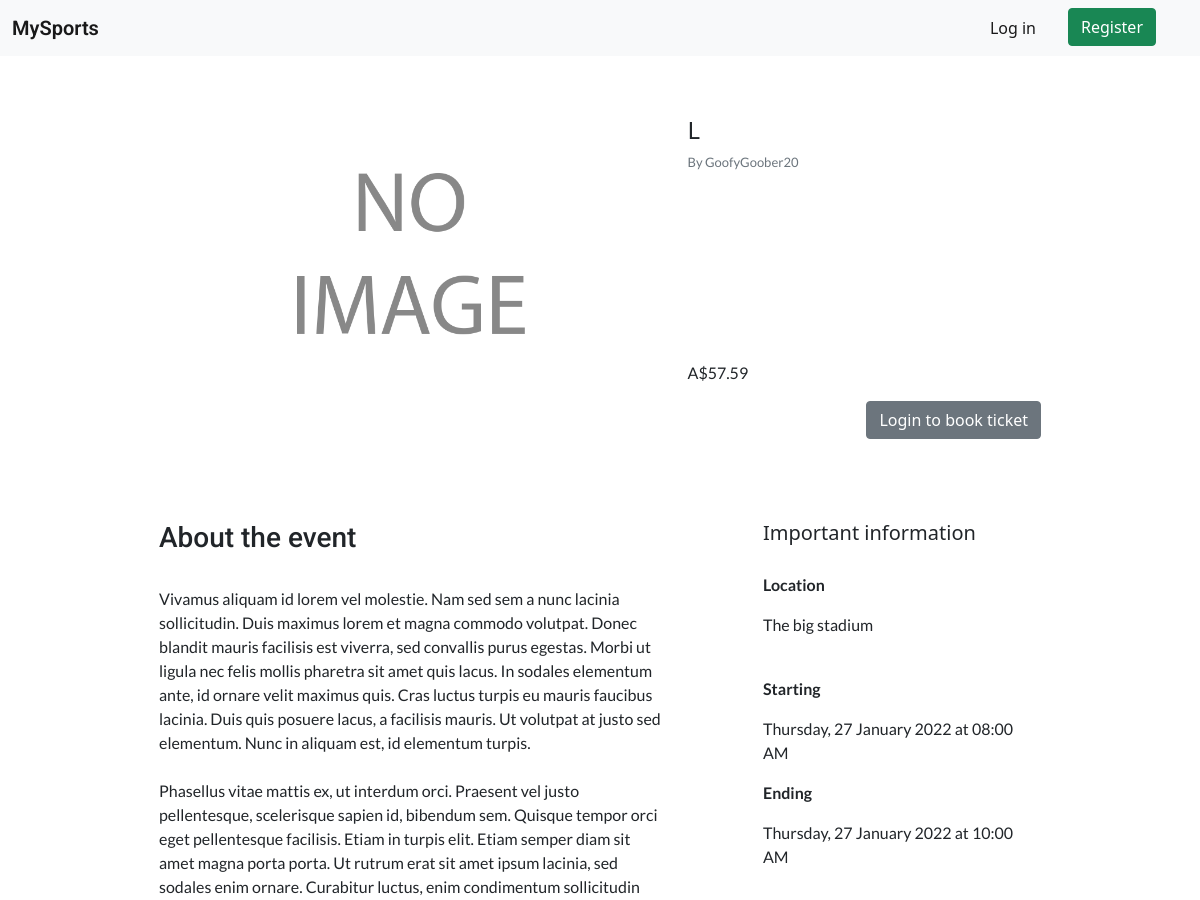
The page /view-details/4 (upper part) on the database as committed earlier.
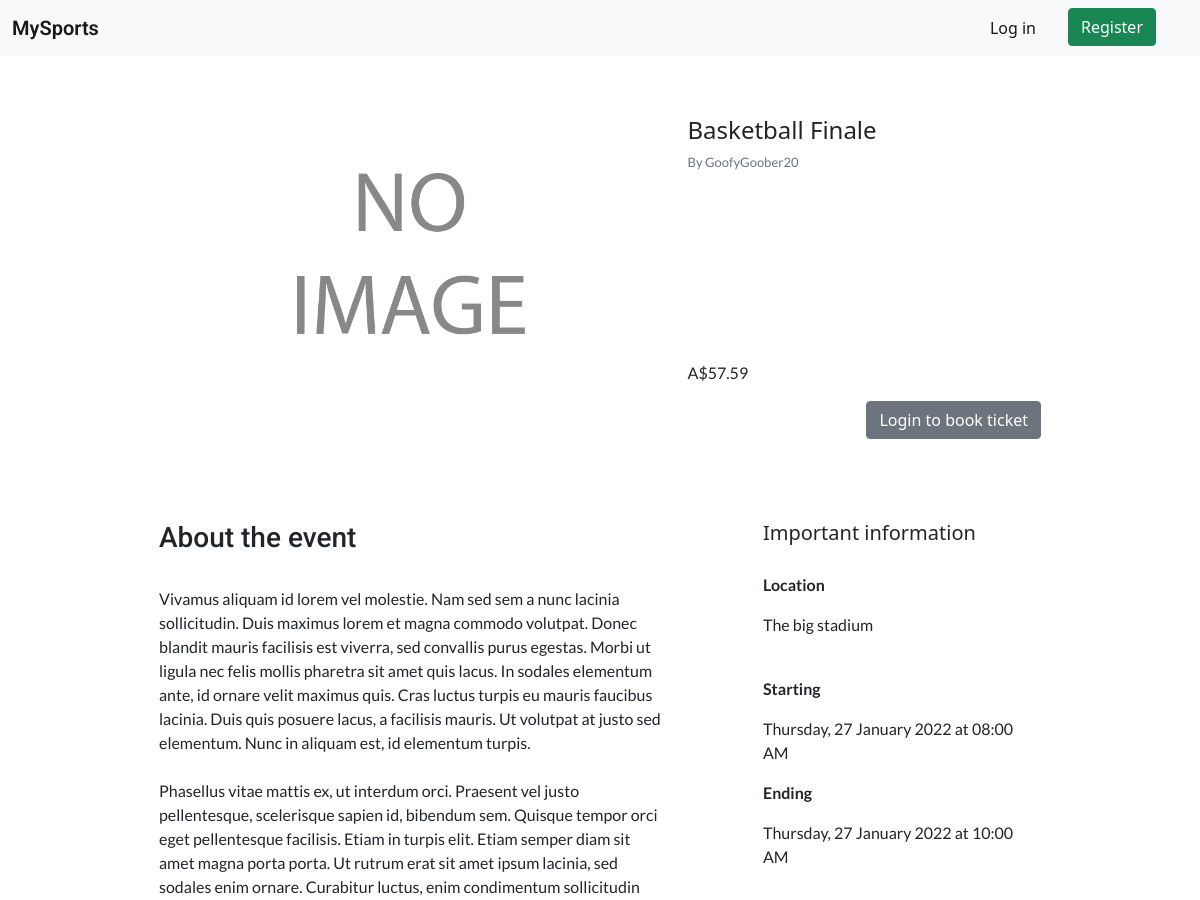
The same page on the database as committed later.
### website/models.py (models this page shows, shortened)
class Event(db.Model):
    __tablename__ = 'events'
    event_id = db.Column(db.Integer, primary_key=True, autoincrement=True)
    title = db.Column(db.String(80))
    description = db.Column(db.String(2000))
    sport = db.Column(db.String(20))
    image = db.Column(db.String(100))
    venue = db.Column(db.String(50))
    address = db.Column(db.String(150))
    start_time = db.Column(db.DateTime())
    end_time = db.Column(db.DateTime())
    status = db.Column(db.String(15))
    tickets_total = db.Column(db.Integer())
    price = db.Column(db.Float())
    user_id = db.Column(db.Integer(), db.ForeignKey('users.user_id'))
    orders = db.relationship('Order')
    comments = db.relationship('Comment')
    @property
    def is_owner(self) -> bool:
        return (self.user == current_user)
    @property
    def user(self) -> User:
        return User.query.filter_by(user_id=self.user_id).first()
    @property
    def tickets_sold(self) -> int:
        tickets_sold = 0
        for order in self.orders:
            tickets_sold += order.ticket_quantity
        return tickets_sold
    @property
    def tickets_remaining(self) -> int:
        return self.tickets_total - self.tickets_sold
    def formatted_time(self, time:datetime):
        return '{}, {} {} {} at {}'.format(get_day(time.weekday()),
                                                time.day,
                                                get_month(time.month - 1),
                                                time.year,
                                                time.strftime("%I:%M %p"))

### website/views.py (the view, shortened to what this page needs)
@bp.route('/view-details/<event_id>', methods=['GET', 'POST'])
def view_details(event_id):
    event:Event = Event.query.filter_by(event_id=event_id).first()
    if event is None:
        abort(404)
    set_current_event(event)
    cform = CommentForm()
    oform = OrderForm()
    oform.event_id = event_id
    return render_template('view_details.html', event=event, oform=oform, cform=cform)

### website/misc.py (called while the page is built)
def set_current_event(event:Event):
    session['current_event'] = event.event_id

### website/models.py (called while the page is built)
def get_day(day:int):
    return days_of_week[day]

def get_month(month:int):
    return months[month]

### website/templates/view_details.html (shortened to what this page needs)
{% extends "base.html" %}
{% import "bootstrap/wtf.html" as wtf %}
{% block content %}
<div class="div-3"></div>
<div class="container-fluid">
  <div class="col-11 col-sm-9 mx-auto">
    <div class="row">
      <div class="col-lg-7">
        <img class="image-centered" src="{{ url_for('.download', filename=event.image) }}">
      </div>
      <div class="col-lg-5 d-flex flex-column">
        <h4>{{ event.title }}</h4>
        <p class="mylead text-muted">By {{ event.user.username }}</p>
        <div class="div-6"></div>
        <p class="mt-auto me-2">A${{ event.price }}</p>
      </div>
    </div>
    {% if not event.is_owner %}
    {% if event.status == 'booked' or event.status == 'cancelled' %}
    <p>Cannot book, event is booked or cancelled</p>
    {% elif current_user.is_authenticated %}
    <button class="btn btn-success float-right" type="button" data-bs-toggle="modal" data-bs-target="#ticketmodal">Book
      ticket</button>
    {% else %}
    <a href="{{ url_for('auth.login', next=url_for(request.endpoint, **request.view_args)) }}"
      class="btn btn-secondary float-right" id="order-button">Login to book ticket</a>
    {% endif %}
    {% endif %}
    <div class="div-6"></div>
    <div class="row">
      <div class="col-md-7">
        <h3 class="mytitle centered">About the event</h3>
        <p style="white-space: pre-line; overflow-wrap: break-word;">
        </p>
      </div>
      <div class="col-md-1"></div>
      <div class="col-md-4">
        <h5>Important information</h5>
        <div class="div-1"></div>
        <p><strong>Location</strong></p>
        <p style="overflow-wrap: break-word;">{{ event.venue }}</p>
        <br>
        <p><strong>Starting</strong></p>
        <p>{{ event.formatted_time(event.start_time) }}</p>
        <p><strong>Ending</strong></p>
        <p>{{ event.formatted_time(event.end_time) }}</p>
        <div class="div-1"></div>
      </div>
    </div>
  </div>
  {% endblock %}

Rows that differ between the two databases and show on the page:
changed Event "The big stadium": title "L" → "Basketball Finale"
